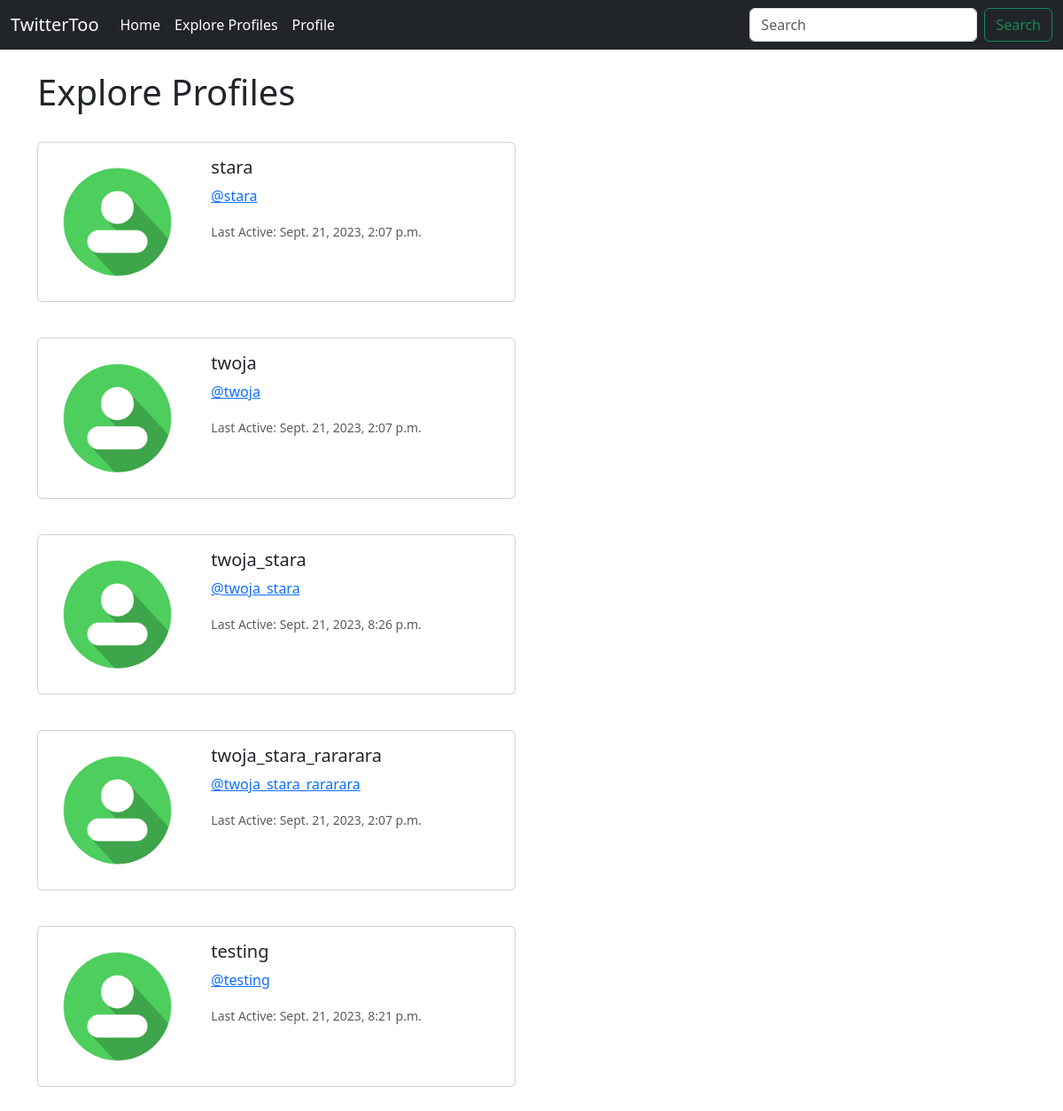
The app's page /explore_profiles/ (signed in) with its own data.
### TwitterToo/models.py (models this page shows, shortened)
class Profile(models.Model):
    user = models.OneToOneField(User, on_delete=models.CASCADE)
    follows = models.ManyToManyField(
        'self',
        related_name='followed_by',
        symmetrical=False,
        blank=True,
    )
    last_active_date = models.DateTimeField(User, auto_now=True)

### TwitterToo/views.py (the view)
# urls.py: path('explore_profiles/', views.explore_profiles, name='explore_profiles'),
def explore_profiles(request):
    if request.user.is_authenticated:
        profiles = Profile.objects.exclude(user=request.user)
        return render(request, 'explore_profiles.html', {'profiles': profiles})
    else:
        messages.success(request, ('You must be logged in to view this page!'))
        return redirect('home')

### TwitterToo/templates/explore_profiles.html
{% extends 'base.html' %}
{% load static %}
{% block content%}
    <h1>Explore Profiles</h1>
<br/>
{% if profiles %}
    {% for profile in profiles%}
        <div class="card mb-3" style="max-width: 540px;">
            <div class="row g-0">
                <div class="col-md-4">
                    <img src="{% static 'images/avatar.png' %}" class="img-fluid rounded-start" alt="...">
                </div>
                <div class="col-md-8">
                    <div class="card-body">
                        <h5 class="card-title">
                            {{ profile.user.username }}
                        </h5>
                        <p class="card-text">
                            <a href="{% url 'profile' profile.user.id %}">
                                @{{ profile.user.username }}
                            </a>
                        </p>
                        <p class="card-text"><small class="text-body-secondary">
                            Last Active: {{ profile.last_active_date}}<br/></small>
                        </p>
                    </div>
                </div>
            </div>
        </div>
        <br/>
    {% endfor %}
{% endif %}
{% endblock %}

### records on screen
Profile: user.username "stara", last_active_date "Sept. 21, 2023, 2:07 p.m."
Profile: user.username "twoja", last_active_date "Sept. 21, 2023, 2:07 p.m."
Profile: user.username "twoja_stara", last_active_date "Sept. 21, 2023, 8:26 p.m."
Profile: user.username "twoja_stara_rararara", last_active_date "Sept. 21, 2023, 2:07 p.m."
Profile: user.username "testing", last_active_date "Sept. 21, 2023, 8:21 p.m."
